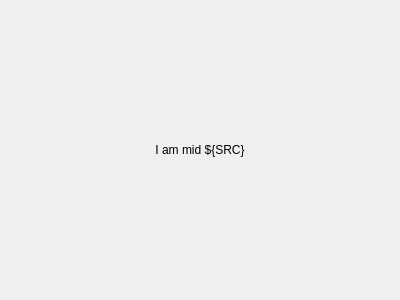
<?xml version="1.0" encoding="UTF-8"?>
<ui version="4.0">
 <class>Form</class>
 <widget class="QWidget" name="Form">
  <property name="geometry">
   <rect>
    <x>0</x>
    <y>0</y>
    <width>400</width>
    <height>300</height>
   </rect>
  </property>
  <property name="windowTitle">
   <string>Form</string>
  </property>
  <layout class="QHBoxLayout" name="horizontalLayout">
   <item>
    <widget class="QLabel" name="label">
     <property name="text">
      <string>I am mid ${SRC}</string>
     </property>
     <property name="alignment">
      <set>Qt::AlignCenter</set>
     </property>
    </widget>
   </item>
  </layout>
 </widget>
 <resources/>
 <connections/>
</ui>
